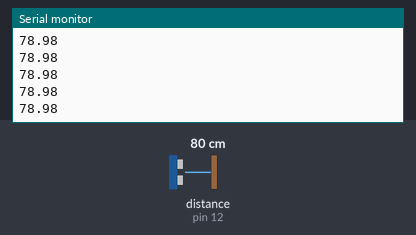
Simulated run of this sketch. Board: Arduino Uno, built with avr-gcc and run on an emulated ATmega328P. On the bench: the last lines printed to the serial monitor. Wiring (inferred from the names in the program): ultrasonic range finder: trigger pin 13; echo pin 12. The test bench sets the inputs (shaded band); at power-on: distance to the obstacle (sensor on pin 12) 80 cm. The echo pulse lasts 58.3 µs per cm.

Above: at 1.2 s.
1.3 s: distance to the obstacle (sensor on pin 12) set to 2 cm
At 1.34 s:
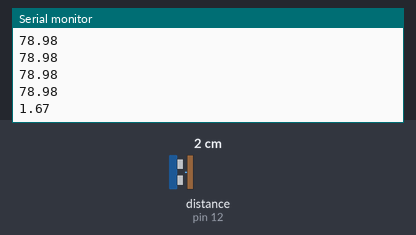
2.8 s: distance to the obstacle (sensor on pin 12) set to 4 cm
At 2.82 s:
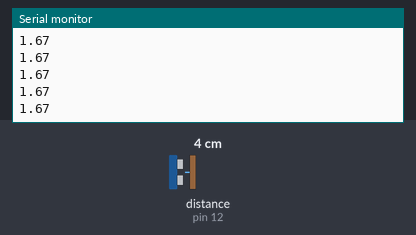
Timing chart, 0 to 5.8 s (numbered marks = the images above; inputs shaded):
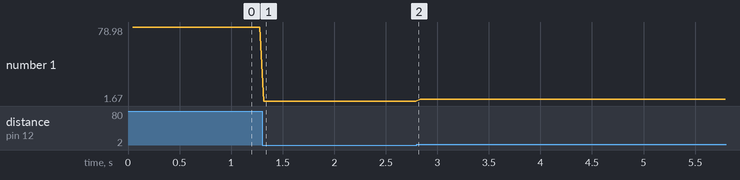

Measured:
- after the input at 1.3 s, the serial monitor: prints a new line at once (image 1)
- plotted number 1: 78.98 → 1.67 after the input at 1.3 s, 1.67 → 3.66 after the input at 2.8 s

The sketch:

esp_sensor.ino
```cpp
// HC-SR04 Ultrasonic Sensor
const int trigPin = 13;
const int echoPin = 12;

//define sound speed in cm/uS
#define SOUND_SPEED 0.034
#define CM_TO_INCH 0.393701

long duration;
float distanceCm;
float distanceInch;

void setup() {
  Serial.begin(115200);
  pinMode(trigPin, OUTPUT);
  pinMode(echoPin, INPUT);
}

void loop() {
  delay(40);

  // Clears the trigPin
  digitalWrite(trigPin, LOW);
  delayMicroseconds(2);
  // Sets the trigPin on HIGH state for 10 micro seconds
  digitalWrite(trigPin, HIGH);
  delayMicroseconds(10);
  digitalWrite(trigPin, LOW);

  // Reads the echoPin, returns the sound wave travel time in microseconds
  duration = pulseIn(echoPin, HIGH);

  // Calculate the distance
  distanceCm = duration * SOUND_SPEED/2;

  // Serial.print(duration);
  // Serial.print('\t');
  Serial.println(distanceCm);
}
```
